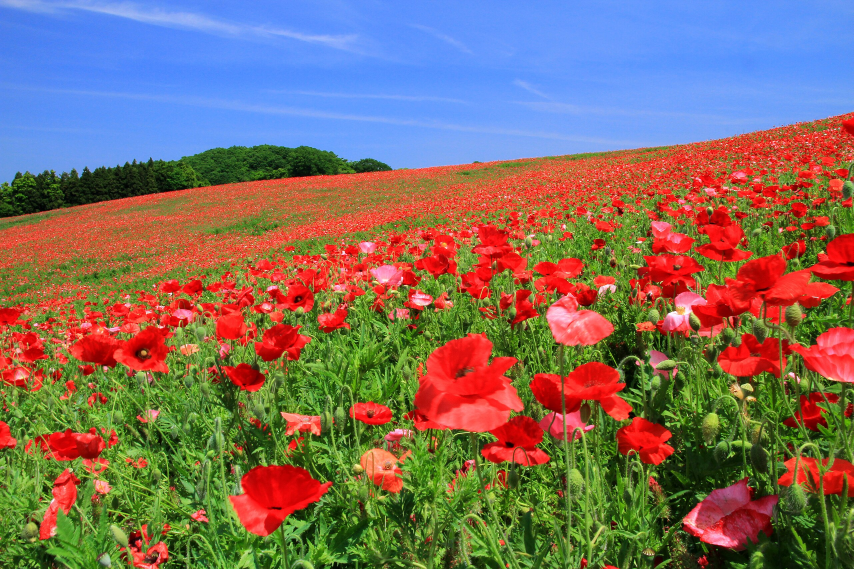
#> input picture Mohnfeld.jpg, 2560 x 1707 px (shown at 1/3 size)
$ jupyter execute --allow-errors Kopie2_von_Spring_School_k_Means.ipynb   (shell and % lines are left out)
#> lines starting #> are read from the running program, lines starting #| are printed output that depends on the picture
### utils.py
import numpy as np
import matplotlib.pyplot as plt
import matplotlib.colors as mcolors

from copy import copy
from tqdm.auto import tqdm

def setup(n=30):
    r"""
    Generiert drei Punktewolken (jeweils N(mu,1)) mit Mittelwerten mu=vv.

    Eingabe:
        n: Anzahl Punkte pro Wolke.

    Ausgabe:
        data: 3nx2-Array mit Punkten.
        vv: Mittelwerte in 3x2-Array.
    """
    vv = np.array([[5,5], [-5,0], [5,-6]])
    data = np.random.randn(n,2) + vv[0]
    data = np.row_stack([data, np.random.randn(n,2) + vv[1]])
    data = np.row_stack([data, np.random.randn(n,2) + vv[2]])

    return data, vv

# [100 lines left out: functions build_g, plotline, hex2rgb, rgb2hex, load_img, not called in this run]

def normalize(img):
    r"""
    Normalisiert Bild, sodass min=0 und max=1 ist.

    Eingabe:
        img: Bild als Numpy-Array, das normalisiert werden soll.

    Ausgabe:
        normalisiertes Bild als Numpy-Array.
    """
    i = img.copy()
    i -= np.min(i)
    i = i/np.max(i)
    return i

def imshow(img):
    r"""
    Blottet Bild

    Eingabe:
        img: Bild als Numpy-Array.

    Ausgabe:
        None
    """
    plt.figure()
    plt.imshow(img)
    plt.axis("off")
    plt.show()

# [35 lines left out: functions plot_img_w_points, pointwise_sq, not called in this run]


def zugehoerigkeit(codebook, data):
    r"""
    Berechnet für gegebene Daten die Indizes im Codebook (k Vektoren).

    Eingabe:
        codebook: Codebook als kxd-Numpy-Array.
        data: Daten als nxd-Numpy-Array

    Ausgabe:
        argmin: Vektor mit Indizes der nächsten Codebooks.
        error: Mittlerer Fehler über alle gegebenen Daten.
    """
    dists = np.sqrt(np.sum((codebook[:,None]-data)**2, axis=-1)).T
    argmin = np.argmin(dists, axis=-1)
    error = 0
    for i in range(len(argmin)):
        error += dists[i, argmin[i]]
    return argmin, error/len(data)

def draw(codebook, data, title=None):
    r"""
    Produziert Abbildung mit eingefärbten Punkten, passend zu gegebenen Codebookvektor.

    Eingabe:
        codebook: Codebook als kxd-Numpy-Array.
        data: Daten als nxd-Numpy-Array.
        title: Titel für Abbildung.

    Ausgabe:
        None
    """
    colors = list(mcolors.TABLEAU_COLORS.keys())
    label, _ = zugehoerigkeit(codebook, data)
    plt.figure()
    for i in range(len(codebook)):
        plt.scatter(data[label==i,0], data[label==i,1], c=colors[i%len(colors)], marker=".", alpha=0.5)
        plt.scatter(codebook[i,0], codebook[i,1], c=colors[i%len(colors)], marker="x", s=50, linewidths=4)
    plt.axis("equal")
    plt.grid()
    if title is not None:
        plt.title(title)
    plt.xlabel("x");plt.ylabel("y")
    plt.show()


# [71 lines left out: functions run_experiments, kmeans_update, build_vq_img, not called in this run]

### Kopie2_von_Spring_School_k_Means.ipynb
<a href="https://colab.research.google.com/github/friedameissner/SpringSchool/blob/main/Kopie2_von_Spring_School_k_Means.ipynb" target="_parent"></a>

# Mini-Crashkurs Python und Google Colab
Hier ein kleiner Überblick über die wichtigsten Dinge, die wir gleich zur Implementierung von k-Means brauchen:

## Google Colab
Mit Google Colab können wir Python-Notebooks auf Googles Servern laufen lassen, ohne lokal Python installieren zu müssen. Ihr könnt also mit (nahezu) jedem Gerät auf das Notebook zugreifen und den Code ausführen, sofern eine Internetverbindung besteht.
Befolgt dafür bitte die folgenden Schritte:
1. Meldet euch mit eurem **Google-Account** an.
2. Speichert eine **Kopie** des Notebooks in **Google Drive** (Leiste oben links).

Dann öffnet sich ein neuer Tab, in dem ihr das Notebook bearbeiten könnt, Änderungen werden automatisch gesichert.

Um das Notebook später wieder zu öffnen, geht ihr entweder auf die Colab- oder Drive-Startseite und wählt die Datei im Ordner *Colab Notebooks* aus.

Die Notebooks bestehen aus sogenannten Text- und Code-Zellen. Zum Ausführen des Python-Codes in den **Code-Zellen**, klickt ihr auf den ▶️-Button oder drückt `Strg + Enter`.

## Python
Python ist eine der beliebtesten und intuitivsten Programmiersprachen, deren Syntax einfach zu verstehen ist. Im Gegensatz zu anderen Sprachen benötigt man keine Klammern zur Definition von Gültigkeitsbereichen, sondern "organisiert" Zusammenhänge mit Einrückungen und Doppelpunkten.

### Variablen
Variablen dienen als **Platzhalter** für gespeicherte Zahlenwerte (Integer, Floats), Zeichenketten (Strings), Listen oder komplexere Objekte. Ihr Wert kann mit der **Zuweisung** `=` jederzeit (auch mit einem anderen Datentyp) überschrieben werden.

Achtet bei der Benennung auf **aussagekräftige Variablennamen** und kombiniert zusammengesetzte Namen am besten per Unterstrich (`gerade_zahl`) oder indem ihr den Anfangsbuchstaben der folgenden Wörter großschreibt (`geradeZahl`).

[cell 1]
x = 3       # Variable x (Integer) erhält Wert 3
print(x)    # Ausgabe des Werts von x auf der Konsole

obst = "Erdbeere"                 # Variable obst (String/Zeichenkette)
char_liste = ["a", "D", "x", "o"] # Liste aus Strings
print(char_liste[0])              # Indizierung beginnt bei 0
print(len(char_liste))            # Anzahl der Listenelemente

### Rechenoperationen
Wie mit einem Taschenrechner können wir verschiedene **Basisoperationen** auf Zahlen, ggf. in Variablen gespeichert, anwenden.

Bei der Kombination verschiedener Operationen gilt wie immer **Punkt- vor Strichsetzung**, wobei (runde) Klammern und Potenzen zuerst ausgewertet werden.

[cell 2]
a = 10
b = 3

print(a + b)   # Addition
print(a - b)   # Subtraktion
print(a * b)   # Multiplikation
print(a / b)   # Division
print(a // b)  # Division mit Abrunden
print(a % b)   # Rest bei Division
print(b ** 2)  # Potenzieren

### if-Abfragen
Häufig möchte man bestimmte Codezeilen nur ausführen, wenn gewisse **Bedingungen** erfüllt sind. Eine if-Abfrage setzt sich wie folgt zusammen:

>`if` *Bedingung* **:**
>>*Anweisung*

Zur Formulierung der Bedingung sind meistens **Vergleichsoperatoren** notwendig.

[cell 3]
a = 10
b = 3

if a < b:
    print("a ist kleiner als b.")
if a <= b:
    print("a ist kleiner oder gleich b.")
if a == b:
    print("a ist gleich b.") # auch auf Strings anwendbar
if a >= b:
    print("a ist größer oder gleich b.")
if a > b:
    print("a ist größer als b.")

### for-Schleifen
Um einen Codeblock **endlich oft** zu **wiederholen**, verwendet man for-Schleifen, die die Einträge eines iterierbaren Objekts, z.B. einer Liste, durchlaufen.

Typischerweise nutzt man zur Iteration eine **Zahlenfolge** der Funktion ```range(start, stop, step)```. Ihre Parameter ```start, stop, step``` legen den **Startwert** (Standardwert 0), den **Stoppwert**, der am Ende nicht enthalten ist, und die **Schrittweite** (Standardwert 1) fest. Über eine negative Schrittweite kann man auch absteigende Folgen generieren.

[cell 4]
char_liste = ["a", "D", "x", "o"]

for char in char_liste: # Jedes Listenelement wird durchlaufen ...
    print(char)         # und ausgegeben.
print("\n")

for i in range(0, 5, 1): # Jedes Folgenglied wird durchlaufen ...
    print(i ** 2)        # und quadriert ausgegeben.
print("\n")

print(list(range(5, 0, -1))) # absteigende Folge

### Packages
Da die Python-Basisfunktionen manchmal nicht ausreichen, gibt es viele verschiedene Packages, die **anwendungsspezifische Funktionen** zu Verfügung stellen und wie folgt importiert werden können:

[cell 5]
import numpy            # Import des gesamten Packages
import numpy as np      # Import des gesamten Packages mit kürzerer Bezeichnung
from numpy import sqrt  # Import der sqrt-Funktion (Wurzel) von numpy

print(np.max([3, 5]))
print(sqrt(9))          # kein np. bei Aufruf von sqrt mehr notwendig!

Diese Packages werden wir später u.a. nutzen:
1. [numpy](https://numpy.org/doc/stable/) für das Rechnen mit speziellen Listen
2. [matplotlib.pyplot](https://matplotlib.org/stable/users/index) für Datenvisualisierungen

# Implementierung und Anwendung des k-Means-Clusterings

Die folgende Code-Zelle lädt ein paar Bilder und Hilfsfunktionen; sie muss nur ein Mal ausgeführt werden.

## Visualisierung der Daten
Im Setup werden drei Punktewolken generiert und hier anschließend dargestellt.

[cell 6]
import numpy as np
import matplotlib.pyplot as plt
import utils
import ipywidgets
from IPython.display import display
from skimage import io
from tqdm.auto import trange

data, _ = utils.setup()

plt.figure()
#> (this line was passed over: IPython is not available in this run)
plt.scatter(data[:, 0], data[:, 1])
#> (this line was passed over: IPython is not available in this run)
plt.show()

## Batch-Learning
Im folgenden Codeblock wird das k-Means-Update für Batch-Learning implementiert. Das meint genau den Updateschritt, wie wir ihn vorhin kennengelernt haben: Jeder Codebook-Vektor wird auf den Schwerpunkt seines Clusters verschoben, d.h. wir benötigen alle zugehörigen Punkte ("Batch").

### Ablauf
1. Zuordnung der Punkte $\boldsymbol{x}^{\mu}, \mu=1, \dots, n$, auf die Cluster der Codebook-Vektoren $\boldsymbol{cb}_{i}, i=1, \dots, k$
2. Update des Codebook-Vektors $\boldsymbol{cb}_{i}$ durch Verschiebung in den Schwerpunkt seines Clusters, d.h. $\boldsymbol{cb}_{i} = \frac{1}{m} \sum_{\mu=1}^{m} \boldsymbol{x}^{\mu}, m \leq n$, für die $m$ Datenpunkte $\boldsymbol{x}^{\mu}$ aus dem $i$-ten Cluster

### Aufgabe 1
Vervollständigt die folgende Batch-Learning-Implementierung vom k-Means-Update, indem ihr die Lücken ```__``` passend füllt. Die Kommentare geben an, was in der jeweiligen Zeile passieren soll.

[cell 7]
def kmeans_update_b(codebook, data):
    cb = codebook.copy()

    # Finde nächsten Codebook-Vektor
    cluster_id = np.zeros(len(data)) # Indices der zugehörigen Cluster

    for i in range(len(data)):
        #print("i =", i)
        x = data[i]
        #print("Datenpunkt", data[i])
        dist = 1000 # bisher minimale Distanz, initialisiert mit ∞

        for j in range(len(cb)):
            #print("j =", j)
            cb_i = cb[j]
            #print("Codebook", cb[j])
            abstand = np.sqrt(np.sum((cb_i - x)**2)) # Berechne Abstand zwischen aktuellem Datenpunkt (i) und aktuellem Codebook (j)
            if abstand < dist: # Wenn der aktuelle Abstand kürzer als der bisher kürzeste ist ...
                dist = abstand # Aktualisiere bisher kürzesten Abstand
                cluster_id[i] = j # Bestimme Index des zugehörigen Clusters

    # Update der Codebook-Vektoren
    for i in range(len(cb)):
        cluster = np.arange(len(data))[cluster_id==i] # Indices aller Datenpunkte im Cluster
        if len(cluster) > 0: # Wenn das Cluster nicht leer ist ...
            #print(data[cluster])
            #print(len(data[cluster]))
            cb[i] = np.mean(data[cluster], axis=0) # Update des Codebook-Vektors

    return cb

[cell 8]
k = 3
codebook = np.random.rand(k, 2) * (np.max(data, axis=0) - np.min(data, axis=0)) + np.min(data, axis=0)
print(codebook)
kmeans_update_b(codebook, data)

[cell 9]
np.sum(sqrt(data[0]))

### Aufgabe 2
Hier könnt ihr den Algorithmus für unterschiedliche $k$ testen. Wählt dafür ein $k$ in Zeile 2 und ergänzt den Aufruf des Batch-Updates in Zeile 12.

[cell 10]
# --- Hier kann das k angepasst werden ---
k = 3
# ----------------------------------------
# Initialisierung der Codebook-Vektoren
codebook = np.random.rand(k, 2) * (np.max(data, axis=0) - np.min(data, axis=0)) + np.min(data, axis=0)
# Zuordnung der Datenpunkte zu den Clustern
label, error = utils.zugehoerigkeit(codebook, data)
utils.draw(codebook, data, title="Initialisierung")
#> (the call stopped at in draw, `plt.scatter(data[label==i,0], data[label==i,1], c=colors[i%len(colors)..`: IPython is not available in this run)
print(f"Fehler bei Initialisierung: {error}")

#> (the rest of this cell did not finish here and is left out)

## Bonus: Pattern-by-Pattern-Learning
Neben dem Batch-Learning gibt es noch das Pattern-by-Pattern-Learning. Hier wird jeder Datenpunkt einzeln betrachtet und der jeweils zugehörige Codebook-Vektor direkt etwas verschoben, ohne die übrigen Punkte zu berücksichtigen.

### Ablauf
1. Suche des am nächsten liegenden Codebook-Vektors $\boldsymbol{cb}_{i^*}$ für einen beliebigen Punkt $\boldsymbol{x}^{\mu}$ aus der Menge der Datenpunkte
2. Update des Codebook-Vektors gemäß $\boldsymbol{cb}_{i^*} = \boldsymbol{cb}_{i^*} + \epsilon_{t} \left( \boldsymbol{x}^{\mu} − \boldsymbol{cb}_{i^*} \right)$

Eine Lernrate $\epsilon_{t} = 0.1$ bedeutet hier, dass der Codebook-Vektor um 10 % der Strecke in Richtung des gegebenen Punkts verschoben wird.

### Bonusaufgabe 1
Vervollständigt die folgende PBP-Learning-Implementierung vom k-Means-Update, indem ihr die Lücken ```__``` passend füllt. Die Kommentare geben an, was in der jeweiligen Zeile passieren soll.

[cell 11]
# [17 lines left out: function kmeans_update_pbp, not called in this run]

### Bonusaufgabe 2
Hier könnt ihr den Algorithmus für unterschiedliche $k$ testen. Wählt dafür ein $k$ in Zeile 2 und ergänzt den Aufruf des PBP-Updates in Zeile 13.

#> (a cell that did not finish here is left out)

# Farbreduktion in Bildern
Eben haben wir gesehen, wie k-Means ähnliche zweidimensionale Datenpunkte gruppiert ("clustert").
Jetzt wollen wir dieses Prinzip auch auf Farbbilder anwenden, genauer gesagt auf RGB-Bilder, d.h. Bilder mit Farbkanälen für Rot, Grün und Blau.

## Vorverarbeitung
Zuerst müssen wir aber ein paar Hilfsfunktionen implementieren, auf denen die Farbreduktion dann aufbaut.

### Aufgabe 3
Vervollständigt die Funktionen ```normalize``` und ```imshow``` an den mit `# TO DO` gekennzeichneten Stellen. Die Aufgabe, Ein- und Ausgabewerte der Funktionen findet ihr jeweils als mehrzeiligen Kommentar im Funktionsrumpf.

*Hinweis:* Wie transformiert man den Wertebereich $[a, b]$ auf das Intervall $[0, 1]$? Orientiert euch für die zweite Funktion an [imshow von matplotlib.pyplot](https://matplotlib.org/stable/api/_as_gen/matplotlib.pyplot.imshow.html).

[cell 13]
# [18 lines left out: function normalize, not called in this run]

[cell 14]
def load_img(path, maxlen=1000):
    """
    Lädt lokales Bild.

    Eingabe:
        path: Speicherort des Bildes.
        maxlen: Maximale Länge der längeren Seite.

    Ausgabe:
        normalisiertes Bild als Numpy-Array.
    """
#> called with path = 'Mohnfeld.jpg', maxlen = 1000
    img = plt.imread(path)
#> img is the input picture: shape (1707, 2560, 3); mean R, G, B 127.6, 110.1, 98.7
    while np.max(img.shape) > maxlen:
        img = img[::2, ::2]
#> this loop made 2 passes
#> pass 1, in load_img, `img = img[::2, ::2]`:
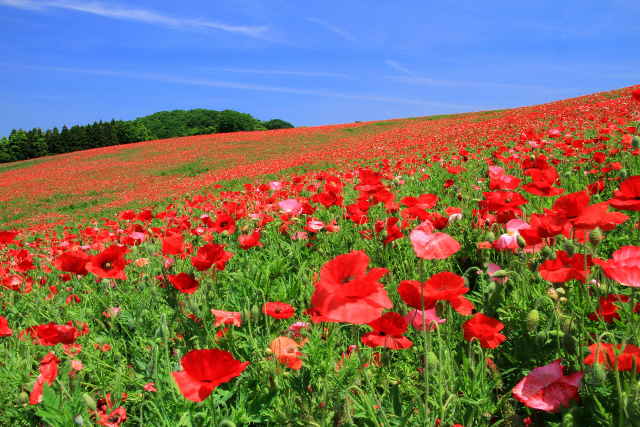
#> img: shape (854, 1280, 3) (shown at 1/2 size); mean R, G, B 127.7, 110.2, 98.9
#> pass 2, in load_img, `img = img[::2, ::2]`:
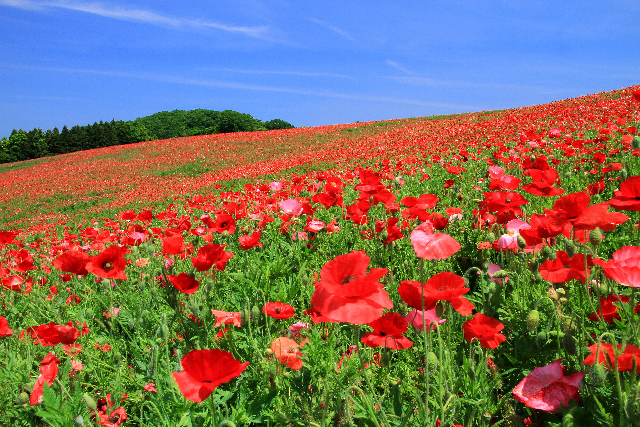
#> img: shape (427, 640, 3); mean R, G, B 127.9, 110.4, 99.2
    return utils.normalize(img)

# [10 lines left out: function imshow, not called in this run]

    #cmap='gray', vmin=0, vmax=255
    # TODO
    #

### Bonusaufgabe 3
Vervollständigt die Funktion `hex2rgb` an der mit `# TO DO` gekennzeichneten Stelle, die die Farben von der Hexadezimal- in die RGB-Darstellung überführt.
- Hexadezimaldarstellung: Zeichenkette der Form #$rrggbb$ mit $r$, $g$, $b$ jeweils aus der Menge $\{0, 1, \dots, 9, a, b, \dots, f\}$
- RGB-Wert: Numpy-Array der Form $[r, g, b]$ mit $r$, $g$, $b$ jeweils aus dem Intervall $[0, 1]$

Für `hex2rgb` müssen also die zweistelligen Hexadezimalzahlen $rr$ bzw. $gg$ bzw. $bb$ in die Dezimaldarstellung $(0, \dots, 255)$ überführt und durch $256$ geteilt werden.

*Hinweis:* Mit der Funktion `int(value, base)` könnt ihr den `value` aus dem Zahlensystem des Parameters `base` in die Dezimaldarstellung überführen. Die Hexadezimaldarstellung hat die Basis 16, die Dezimaldarstellung die Basis 10.

[cell 15]
# [10 lines left out: function hex2rgb, not called in this run]

    #
    # TODO
    #

## Bild auswählen
Im folgenden Codeblock könnt ihr über das Dropdown-Menü am rechten Rand ein Bild auswählen. Die Bilder werden hinterher so verkleinert, dass die längste Seite maximal 1000 Pixel lang ist. Damit laufen die Algorithmen schneller, ohne dass die Bildqualität zu stark beeinträchtigt wird.

### Bonusaufgabe 4
Sucht euch ein eigenes Bild und ladet es als .png oder .jpg in die lokal gespeicherten Dateien (📁-Symbol am linken Rand). Entfernt dann den Hashtag in Zeile 2 und ersetzt `euer_dateiname.png` durch die tatsächliche Bezeichnung.

[cell 16]
Bild = "Mohnfeld.jpg" # @param ["Mohnfeld.jpg","Rapsfeld.jpg","MRT_Kopf.jpeg","MRT_Tumor.jpeg","Thermo.jpg"]
# Bild = "euer_dateiname.png" # Bonus

img = load_img(Bild) # Bild laden
utils.imshow(img)          # Bild anzeigen
